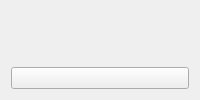
<?xml version="1.0" encoding="UTF-8"?>
<ui version="4.0">
 <class>Application</class>
 <widget class="QFrame" name="songs_widget">
  <layout class="QVBoxLayout" name="songs_layout">
   <item>
    <widget class="QLabel" name="title"/>
   </item>
   <item>
    <widget class="QPushButton" name="artist_link"/>
   </item>
   <item>
    <layout class="QHBoxLayout" name="tags_layout"></layout>
   </item>
   <item>
    <layout class="QHBoxLayout" name="genres_layout"></layout>
   </item>
  </layout>
 </widget>
 <resources/>
 <connections/>
</ui>
